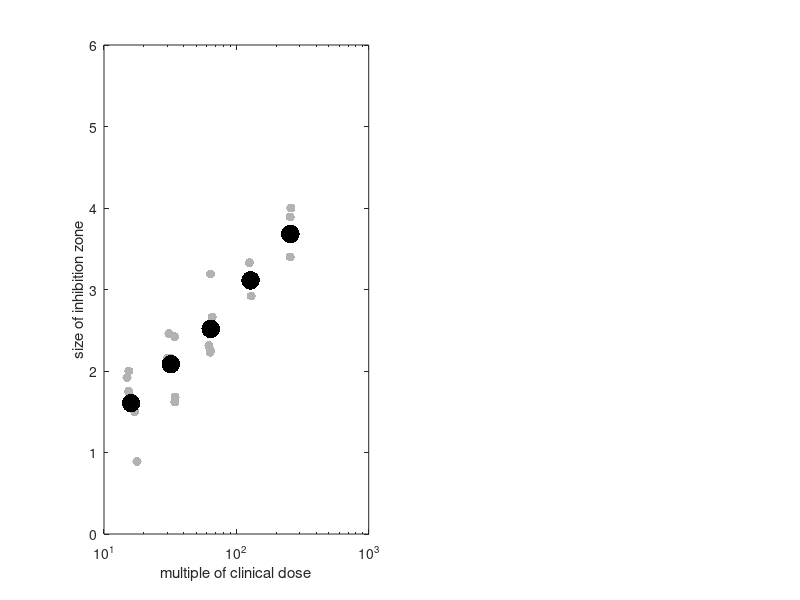

This figure's MATLAB source: (Note: this script raises an error after producing the figure.)
clc
close all
clear vars

%%

model = @(p,x)(p(1) + p(2)*x + p(3)*x.^2);
guess = [1 1 1];

dosages = [16 32 64 128 256];
Dosages = repmat(dosages,6,1);
lg = log10(Dosages(:));
X = 10.^(lg);

%what is this doing? noise?: it's for plotting raw data nicely
R = rand(size(Dosages(:)));
R = 5*(R - 0.5);


for year = 1:2

    if year == 1
        doxy = [4.11900000000000,4.19100000000000,4.30100000000000,5.22800000000000,8.39800000000000;1.74400000000000,2.57300000000000,4.19100000000000,6.15800000000000,7.94200000000000;5.89600000000000,4.94800000000000,5.47400000000000,5.47400000000000,10.0660000000000;3.36500000000000,4.30100000000000,4.30100000000000,6.70000000000000,7.40200000000000;3.07900000000000,3.26900000000000,3.97600000000000,6.42400000000000,7.94200000000000;3.40000000000000,4.48600000000000,5.86900000000000,6.74300000000000,7.64500000000000];
        penicillin = [2.40500000000000,2.21700000000000,4.19100000000000,8.70900000000000,9.07900000000000;0.622000000000000,2.06100000000000,3.97600000000000,6.69700000000000,10.9860000000000;2.89500000000000,3.66400000000000,4.75300000000000,7.64500000000000,12.5660000000000;3.14200000000000,4.75300000000000,7.99200000000000,7.35400000000000,10.5210000000000;1.76700000000000,4.60000000000000,5.55700000000000,7.84300000000000,11.8850000000000;1.96100000000000,3.66400000000000,3.90600000000000,7.45100000000000,9.07900000000000];
        %don't use area, use radius:
        doxy = sqrt(doxy/pi);
        penicillin = sqrt(penicillin/pi);
        %use diameters:
        doxy = doxy*2;
        penicillin = penicillin*2;
    else
        doxy = [2.80000000000000,2.40000000000000,2.40000000000000,2.10000000000000,1.60000000000000,2.35000000000000;3.40000000000000,2.70000000000000,2.70000000000000,2.40000000000000,2.60000000000000,2.55000000000000;4,3.40000000000000,3.40000000000000,3.70000000000000,2.40000000000000,2.90000000000000;4.80000000000000,4.40000000000000,4,4,3.60000000000000,3.05000000000000;5.60000000000000,4.80000000000000,4.80000000000000,4.50000000000000,4.80000000000000,3.83000000000000]';
        penicillin = [2,2.20000000000000,1.50000000000000,1.50000000000000,2,2.58000000000000;2.40000000000000,2.40000000000000,2.10000000000000,1.80000000000000,2.10000000000000,2.90000000000000;2.70000000000000,3.40000000000000,2.30000000000000,2,2.50000000000000,3.75000000000000;3.60000000000000,4.20000000000000,2.90000000000000,3.30000000000000,2.90000000000000,4.10000000000000;4.20000000000000,3,3.50000000000000,3.80000000000000,3.30000000000000,4.80000000000000]';
    end

    %%

    figure(year)
    set(year,'pos',[105         358        1257         448])


    subplot(1,2,1)
    r=semilogx(Dosages(:)+R,penicillin(:),'.k','markersize',20,'color',[1 1 1]*0.7);
    hold on
    p=semilogx(dosages,mean(penicillin),'.k','markersize',40);
    xlabel('multiple of clinical dose')
    ylabel('size of inhibition zone')
    ylim([0 6])
    
    PenModel = fitnlm(lg,penicillin(:),model,guess);
    disp('pen...')
    PenModel.Coefficients.pValue
    
    CIlow = PenModel.Coefficients.Estimate - 1.96*PenModel.Coefficients.SE;
    CIhigh = PenModel.Coefficients.Estimate + 1.96*PenModel.Coefficients.SE;
    
    q=semilogx(X,PenModel.feval(lg),'--k');
    legend([p q r],{'penicillin mean',['datafit (quadratic coefficient 95% CI (',num2str(CIlow(3),2),...
        ',',num2str(CIhigh(3),2),'))'],'image ZoI data'})
    legend('boxoff')
    
    subplot(1,2,2)
    r=semilogx(Dosages(:)+R,doxy(:),'.k','markersize',20,'color',[1 1 1]*0.7);
    hold on
    p=semilogx(dosages,mean(doxy),'.k','markersize',40);
    xlabel('multiple of clinical dose')
    ylabel('size of inhibition zone')
    ylim([0 6])
    
    disp('--------')
    
    DoxModel = fitnlm(lg,doxy(:),model,guess);
    CIlow = DoxModel.Coefficients.Estimate - 1.96*DoxModel.Coefficients.SE;
    CIhigh = DoxModel.Coefficients.Estimate + 1.96*DoxModel.Coefficients.SE;
    q=semilogx(X,DoxModel.feval(lg),'--k');
    legend([p q r],{'doxycycline mean',['datafit (quadratic coefficient 95% CI (',num2str(CIlow(3),2),...
        ',',num2str(CIhigh(3),2),'))'],'image ZoI data'})
    legend('boxoff')

	disp('doxy...')
    DoxModel.Coefficients.pValue
 
   
    export_fig(['modelFit',num2str(year),'.pdf']);
    
end

